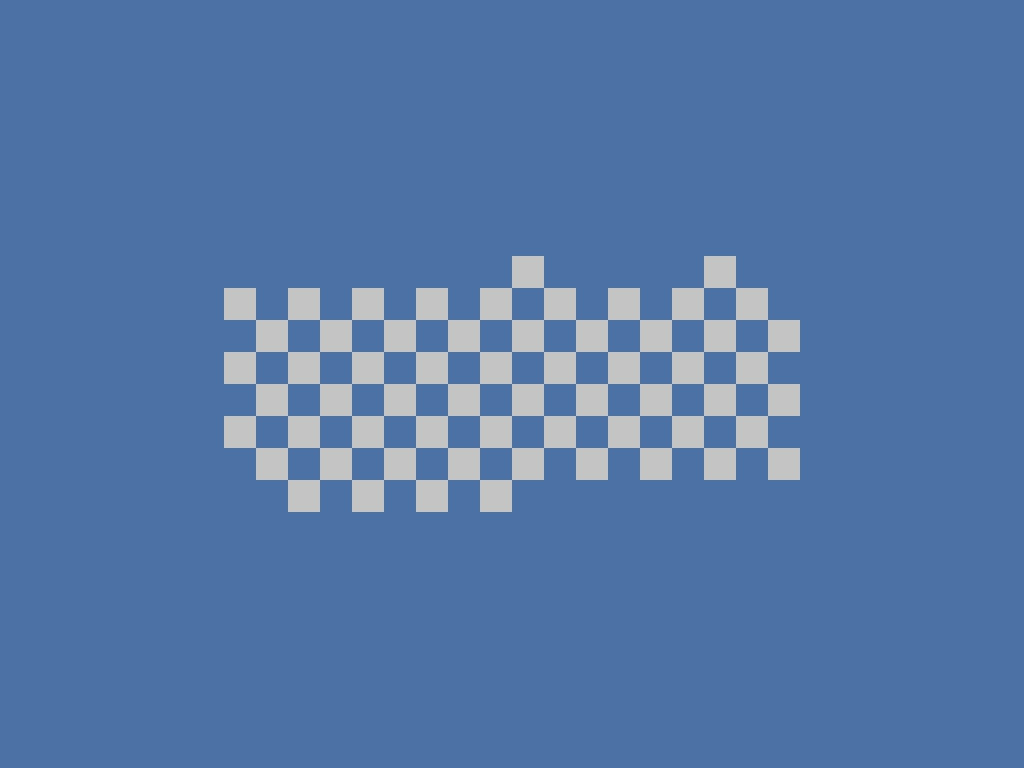

Rendered tile map (Tiled .tmx) drawn with the repository's tilesets; below, a short description and the full map source, tile grids included:
An orthogonal 32x24 tile map with 32x32 px tiles, 1 tile layer (floor), 2 tilesets and 38 objects (24x wall, 6x kill_ball, 6x kill_ball_node, spawn, exit).

<map version="1.0" tiledversion="1.1.4" orientation="orthogonal" renderorder="right-down" width="32" height="24" tilewidth="32" tileheight="32" infinite="0" nextobjectid="59">
 <properties>
  <property name="on_enter">local state=  states.get_state("game")
local label = state.message_label
local message=  "Oh, pretty!"
label:set_text(message)
state.timer:after(5, function()
        label:set_text("")
end)</property>
 </properties>
 <tileset firstgid="1" name="blue" tilewidth="32" tileheight="32" tilecount="1" columns="1">
  <image source="../graphics/blue.png" width="32" height="32" />
 </tileset>
 <tileset firstgid="2" name="white" tilewidth="32" tileheight="32" tilecount="1" columns="1">
  <image source="../graphics/white.png" width="32" height="32" />
 </tileset>
 <layer name="floor" width="32" height="24">
  <data encoding="csv">
1,1,1,1,1,1,1,1,1,1,1,1,1,1,1,1,1,1,1,1,1,1,1,1,1,1,1,1,1,1,1,1,
1,1,1,1,1,1,1,1,1,1,1,1,1,1,1,1,1,1,1,1,1,1,1,1,1,1,1,1,1,1,1,1,
1,1,1,1,1,1,1,1,1,1,1,1,1,1,1,1,1,1,1,1,1,1,1,1,1,1,1,1,1,1,1,1,
1,1,1,1,1,1,1,1,1,1,1,1,1,1,1,1,1,1,1,1,1,1,1,1,1,1,1,1,1,1,1,1,
1,1,1,1,1,1,1,1,1,1,1,1,1,1,1,1,1,1,1,1,1,1,1,1,1,1,1,1,1,1,1,1,
1,1,1,1,1,1,1,1,1,1,1,1,1,1,1,1,1,1,1,1,1,1,1,1,1,1,1,1,1,1,1,1,
1,1,1,1,1,1,1,1,1,1,1,1,1,1,1,1,1,1,1,1,1,1,1,1,1,1,1,1,1,1,1,1,
1,1,1,1,1,1,1,1,1,1,1,1,1,1,1,1,1,1,1,1,1,1,1,1,1,1,1,1,1,1,1,1,
1,1,1,1,1,1,1,1,1,1,1,1,1,1,1,1,2,1,1,1,1,1,2,1,1,1,1,1,1,1,1,1,
1,1,1,1,1,1,1,2,1,2,1,2,1,2,1,2,1,2,1,2,1,2,1,2,1,1,1,1,1,1,1,1,
1,1,1,1,1,1,1,1,2,1,2,1,2,1,2,1,2,1,2,1,2,1,2,1,2,1,1,1,1,1,1,1,
1,1,1,1,1,1,1,2,1,2,1,2,1,2,1,2,1,2,1,2,1,2,1,2,1,1,1,1,1,1,1,1,
1,1,1,1,1,1,1,1,2,1,2,1,2,1,2,1,2,1,2,1,2,1,2,1,2,1,1,1,1,1,1,1,
1,1,1,1,1,1,1,2,1,2,1,2,1,2,1,2,1,2,1,2,1,2,1,2,1,1,1,1,1,1,1,1,
1,1,1,1,1,1,1,1,2,1,2,1,2,1,2,1,2,1,2,1,2,1,2,1,2,1,1,1,1,1,1,1,
1,1,1,1,1,1,1,1,1,2,1,2,1,2,1,2,1,1,1,1,1,1,1,1,1,1,1,1,1,1,1,1,
1,1,1,1,1,1,1,1,1,1,1,1,1,1,1,1,1,1,1,1,1,1,1,1,1,1,1,1,1,1,1,1,
1,1,1,1,1,1,1,1,1,1,1,1,1,1,1,1,1,1,1,1,1,1,1,1,1,1,1,1,1,1,1,1,
1,1,1,1,1,1,1,1,1,1,1,1,1,1,1,1,1,1,1,1,1,1,1,1,1,1,1,1,1,1,1,1,
1,1,1,1,1,1,1,1,1,1,1,1,1,1,1,1,1,1,1,1,1,1,1,1,1,1,1,1,1,1,1,1,
1,1,1,1,1,1,1,1,1,1,1,1,1,1,1,1,1,1,1,1,1,1,1,1,1,1,1,1,1,1,1,1,
1,1,1,1,1,1,1,1,1,1,1,1,1,1,1,1,1,1,1,1,1,1,1,1,1,1,1,1,1,1,1,1,
1,1,1,1,1,1,1,1,1,1,1,1,1,1,1,1,1,1,1,1,1,1,1,1,1,1,1,1,1,1,1,1,
1,1,1,1,1,1,1,1,1,1,1,1,1,1,1,1,1,1,1,1,1,1,1,1,1,1,1,1,1,1,1,1
</data>
 </layer>
 <objectgroup name="entities">
  <object id="1" type="wall" x="192" y="256" width="64" height="32" />
  <object id="3" type="wall" x="192" y="480" width="64" height="32" />
  <object id="4" type="wall" x="800" y="288" width="32" height="192" />
  <object id="5" type="wall" x="192" y="288" width="32" height="192" />
  <object id="6" type="spawn" x="224" y="288" width="32" height="192" />
  <object id="7" type="exit" x="768" y="288" width="32" height="192">
   <properties>
    <property name="map_name" value="five" />
   </properties>
  </object>
  <object id="8" type="wall" x="256" y="480" width="32" height="64" />
  <object id="18" type="wall" x="768" y="480" width="64" height="32" />
  <object id="19" type="wall" x="768" y="256" width="64" height="32" />
  <object id="24" type="wall" x="736" y="480" width="32" height="64" />
  <object id="25" type="wall" x="288" y="512" width="448" height="32" />
  <object id="26" type="wall" x="288" y="224" width="448" height="32" />
  <object id="27" type="wall" x="256" y="224" width="32" height="64" />
  <object id="28" type="wall" x="736" y="224" width="32" height="64" />
  <object id="29" type="wall" x="320" y="480" width="32" height="32" />
  <object id="30" type="wall" x="384" y="480" width="32" height="32" />
  <object id="31" type="wall" x="448" y="480" width="32" height="32" />
  <object id="32" type="wall" x="544" y="480" width="32" height="32" />
  <object id="33" type="wall" x="608" y="480" width="32" height="32" />
  <object id="35" type="wall" x="672" y="480" width="32" height="32" />
  <object id="36" type="wall" x="320" y="256" width="32" height="32" />
  <object id="37" type="wall" x="384" y="256" width="32" height="32" />
  <object id="38" type="wall" x="448" y="256" width="32" height="32" />
  <object id="42" type="wall" x="672" y="256" width="32" height="32" />
  <object id="43" type="wall" x="608" y="256" width="32" height="32" />
  <object id="44" type="wall" x="544" y="256" width="32" height="32" />
  <object id="46" type="kill_ball" x="288" y="256" width="32" height="32">
   <properties>
    <property name="path" value="53" />
   </properties>
  </object>
  <object id="48" type="kill_ball" x="352" y="480" width="32" height="32">
   <properties>
    <property name="path" value="54" />
   </properties>
  </object>
  <object id="49" type="kill_ball" x="416" y="256" width="32" height="32">
   <properties>
    <property name="path" value="55" />
   </properties>
  </object>
  <object id="50" type="kill_ball" x="576" y="256" width="32" height="32">
   <properties>
    <property name="path" value="56" />
   </properties>
  </object>
  <object id="51" type="kill_ball" x="640" y="480" width="32" height="32">
   <properties>
    <property name="path" value="57" />
   </properties>
  </object>
  <object id="52" type="kill_ball" x="704" y="256" width="32" height="32">
   <properties>
    <property name="path" value="58" />
   </properties>
  </object>
  <object id="53" type="kill_ball_node" x="288" y="480" width="32" height="32" />
  <object id="54" type="kill_ball_node" x="352" y="256" width="32" height="32" />
  <object id="55" type="kill_ball_node" x="416" y="480" width="32" height="32" />
  <object id="56" type="kill_ball_node" x="576" y="480" width="32" height="32" />
  <object id="57" type="kill_ball_node" x="640" y="256" width="32" height="32" />
  <object id="58" type="kill_ball_node" x="704" y="480" width="32" height="32" />
 </objectgroup>
</map>
